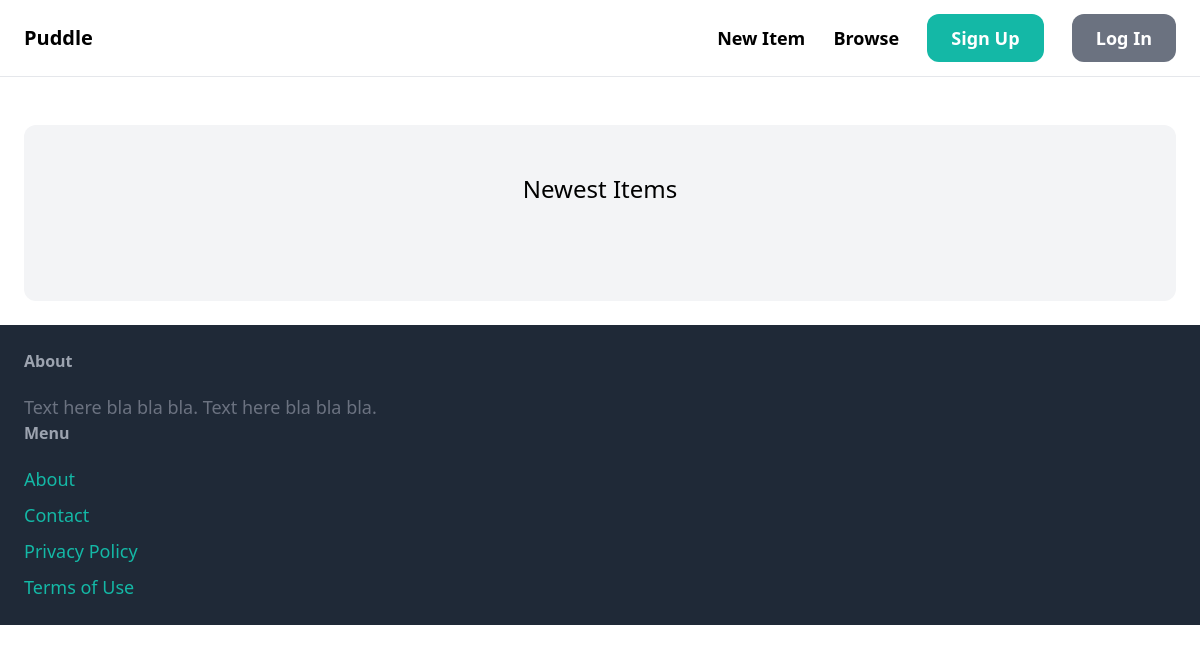
Before: / with the older database file.
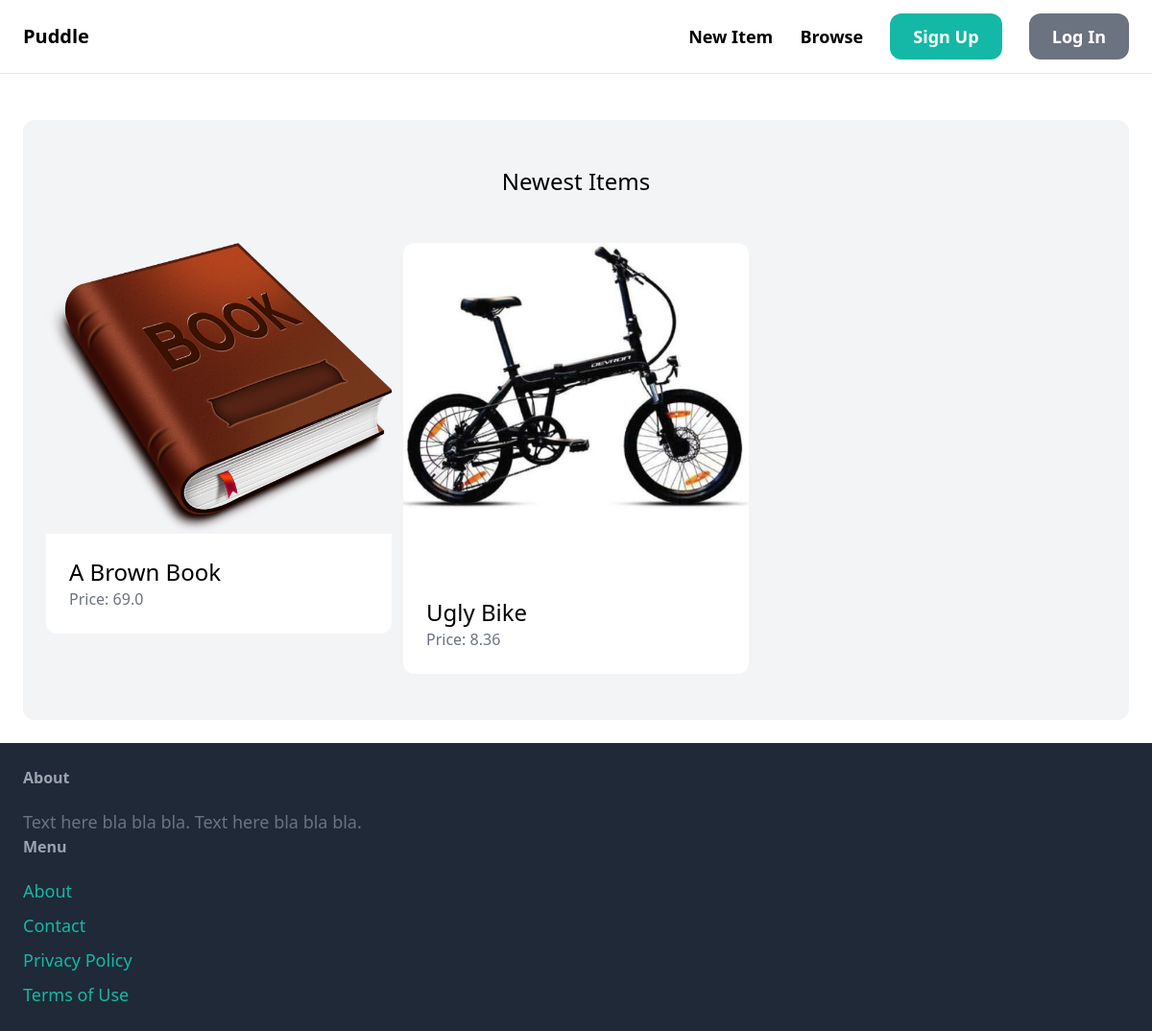
After: the same page with the newer database file.
### item/models.py (models this page shows, shortened)
class Item(models.Model):
    category = models.ForeignKey(Category, related_name='items', on_delete=models.CASCADE)
    name = models.CharField(max_length=255)
    description = models.TextField(blank=True, null=True)
    price = models.FloatField()
    image = models.ImageField(upload_to='item_images', blank=True, null=True)
    is_sold = models.BooleanField(default=False)
    created_by = models.ForeignKey(User, related_name='items', on_delete=models.CASCADE)
    created_at = models.DateTimeField(auto_now_add=True)

### core/views.py (the view)
# urls.py: path('', index, name='index'),
def index(request):
    items = Item.objects.filter(is_sold=False)[0:6]
    categories = Category.objects.all()
    context = {
                'categories': categories,
                'items': items
                }
    return render(request, 'core/index.html', context)

### core/templates/core/index.html (shortened to what this page needs)
{% extends 'core/base.html' %}
{% block content %}
    <div class="mt-6 px-6 py-12 bg-gray-100 rounded-xl">
        <h2 class="mb-12 text-2xl text-center">Newest Items</h2>
        <div class="grid grid-cols-3 gap-3">
            {% for item in items %}
                <div>
                    <a href="#">
                        <div>
                            <img src="{{ item.image.url }}" class="rounded-t-xl">
                        </div>
                        <div class="p-6 bg-white rounded-b-xl">
                            <h2 class="text-2xl">{{ item.name }}</h2>
                            <p class="text-gray-500">Price: {{ item.price }}</p>
                        </div>
                    </a>
                </div>
            {% endfor %}
        </div>
    </div>
{% endblock %}

### core/templates/core/base.html (shortened to what this page needs)
<!DOCTYPE html>
<html>
<head>
    <script src="https://cdn.tailwindcss.com"></script>
</head>
<body>
    <nav class="py-6 px-6 flex justify-between items-center border-b bordero-gray-200">
        <a href="/" class="text-xl font-semibold">Puddle</a>
        <div class="space-x-6">
            <a href="#" class="text-lg font-semibold hover:text-gray-500">New Item</a>
            <a href="#" class="text-lg font-semibold hover:text-gray-500">Browse</a>
            <a href="#" class="px-6 py-3 text-lg font-semibold bg-teal-500 text-white rounded-xl hover:bg-teal-700">Sign Up</a>
            <a href="#" class="px-6 py-3 text-lg font-semibold bg-gray-500 text-white rounded-xl hover:bg-gray-700">Log In</a>
        </div>
    </nav>
    <div class="px-6 py-6">
        {% block content %}
        {% endblock %}
    </div>
    <footer class="py-6 px-6 flext justify-between bg-gray-800">
        <div class="w-2/3 pr-10">
            <h3 class="mb-5 font-semibold text-gray-400">About</h3>
            <p class="text-lg text-gray-500">Text here bla bla bla. Text here bla bla bla.</p>
        </div>
        <div class="w-1/3">
            <h3 class="mb-5 font-semibold text-gray-400">Menu</h3>
            <ul class="space-y-2">
                <li><a href="#" class="text-lg text-teal-500 hover:text-teal-700">About</a></li>
                <li><a href="{% url 'contact' %}" class="text-lg text-teal-500 hover:text-teal-700">Contact</a></li>
                <li><a href="#" class="text-lg text-teal-500 hover:text-teal-700">Privacy Policy</a></li>
                <li><a href="#" class="text-lg text-teal-500 hover:text-teal-700">Terms of Use</a></li>
            </ul>
        </div>
    </footer>
</body>
</html>

Changed rows visible on the page:
added Item: image (picture), name "A Brown Book", price "69.0"
added Item: image (picture), name "Ugly Bike", price "8.36"
